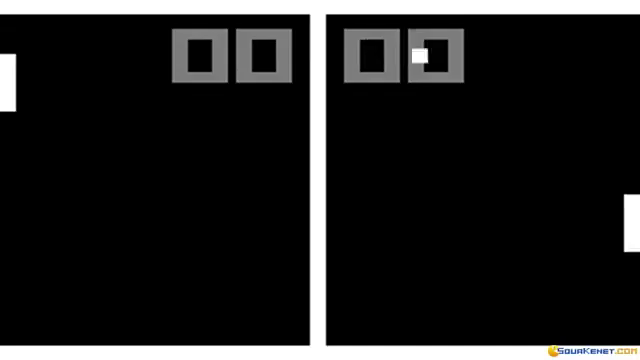
#> input picture frame 91 of assets/pong.mp4, 640 x 360 px
$ jupyter execute 4-video-processing.ipynb
#> lines starting #> are read from the running program, lines starting #| are printed output that depends on the picture; after the words box and inside, x2 and y2 are one past the last pixel; in counts of white or black regions, pixels touching at a corner belong together
Image Processing with OpenCV
===

It's time to put together everything we have learned and actually detect an object.

## Problem Definition

Most of what you will be doing with computer vision is determining the location of an object. To practice this, we will take a video of the video game pong and find the ball in every frame.

To start we need to look at the video and determine which steps need to be taken. Let's play the video the same way that we did in notebook 2.

[cell 1]
import cv2

# Define the frame grabber
cap = cv2.VideoCapture("../assets/pong.mp4")

while True:
    # Get our next frame
    ret, frame = cap.read()
#> frame is the input picture: shape (360, 640, 3); mean B, G, R 33.1, 33.2, 33.2

    # If the frame failed to read
    if not ret:
        print("Can't receive frame (stream end?). Exiting ...")
        break

    cv2.imshow('Pong.mp4', frame)

    # If a key was pressed
    if cv2.waitKey(20) > 0:
#> (key Esc is pressed here)
        break

cap.release()
cv2.destroyAllWindows()

With all object tracking, the goal is to turn the input into a binarized grayscale image where the object we are interested in is 255 and the background is 0. This may seem like alot but we will take it step by step.

First we will grab a single frame from the video. It is much easier to work with a single frame rather tha a whole video.

[cell 2]
cap = cv2.VideoCapture("../assets/pong.mp4")    # Define frame grabber
ret, frame = cap.read()                         # Grab a frame
cap.release()                                   # Close frame grabber

# Display frame
cv2.imshow('frame', frame)
cv2.waitKey(0)
cv2.destroyAllWindows()

Since we don't care about color, lets convert the frame to grayscale. If we did care about color, we could grab a color channel or filter by hue.

[cell 3]
# Convert to grayscale
frame_gray = cv2.cvtColor(frame, cv2.COLOR_BGR2GRAY)

cv2.imshow('frame_gray', frame_gray)
cv2.waitKey(0)
cv2.destroyAllWindows()

Now that our image is grayscale, let's binarize it. We are only interested in the ball which is white and dont care about the score which is gray. Let's set our threshold somewhere between grey and white to eliminate the score.

[cell 4]
# Filter out gray by thresholding
_, frame_binarized = cv2.threshold(frame_gray, 220, 255, cv2.THRESH_BINARY)
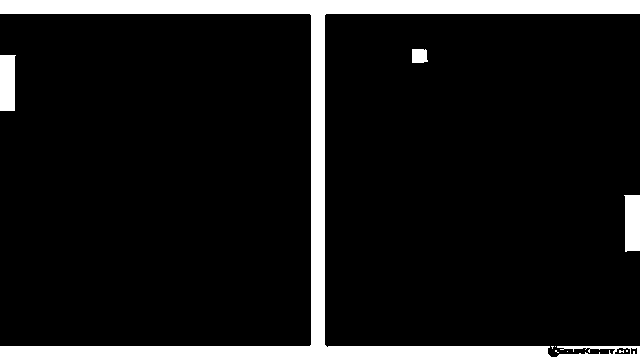
#> frame_binarized: shape (360, 640); 10.4% white; 10 white regions (6 under 20 px), largest, box (x1, y1, x2, y2) and area: (0, 0, 640, 360) 22110, (624, 195, 640, 252) 843, (0, 55, 16, 111) 841, (412, 49, 428, 63) 207

cv2.imshow('frame_binarized', frame_binarized)
cv2.waitKey(0)
cv2.destroyAllWindows()

Now we need to turn everything that is not the ball black. This is the border around the image and the center bar. We will select these regions with numpy slicing and then set them to 0.

[cell 5]
# Copy the thresholded image and set the border and center bar regions to 0
frame_filtered = frame_binarized.copy()
frame_filtered[:15] = 0                         # Top Bar
frame_filtered[-15:] = 0                        # Bottom bar
frame_filtered[:, :16] = 0                      # Left bar
frame_filtered[:, -16:] = 0                     # Right bar
frame_filtered[:, 311:325] = 0                  # Center bar
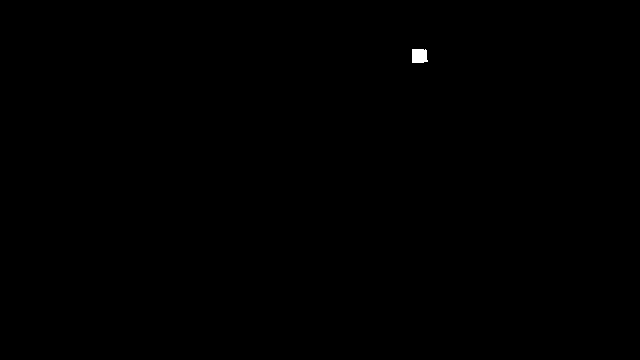
#> frame_filtered: shape (360, 640); 0.09% white; 1 white region, box (x1, y1, x2, y2) and area: (412, 49, 428, 63) 207

# Display the filtered frame
cv2.imshow('frame_filtered', frame_filtered)
cv2.waitKey(0)
cv2.destroyAllWindows()

Now lets put it all together. We will play the video and process each frame in the way we just processed this frame.

[cell 6]
import cv2

# Define the frame grabber
cap = cv2.VideoCapture("../assets/pong.mp4")

while True:
    # Get our next frame
    ret, frame = cap.read()

    # If the frame failed to read
    if not ret:
        print("Can't receive frame (stream end?). Exiting ...")
        break

    # Filter out the ball
    frame_gray = cv2.cvtColor(frame, cv2.COLOR_BGR2GRAY)
    _, frame_binarized = cv2.threshold(frame_gray, 220, 255, cv2.THRESH_BINARY)
    frame_filtered = frame_binarized.copy()
    frame_filtered[:15] = 0
    frame_filtered[-15:] = 0
    frame_filtered[:, :16] = 0
    frame_filtered[:, -16:] = 0
    frame_filtered[:, 311:325] = 0

    # Display just the ball
    cv2.imshow('Pong.mp4', frame_filtered)

    # If a key was pressed
    if cv2.waitKey(20) > 0:
#> (key Esc is pressed here)
